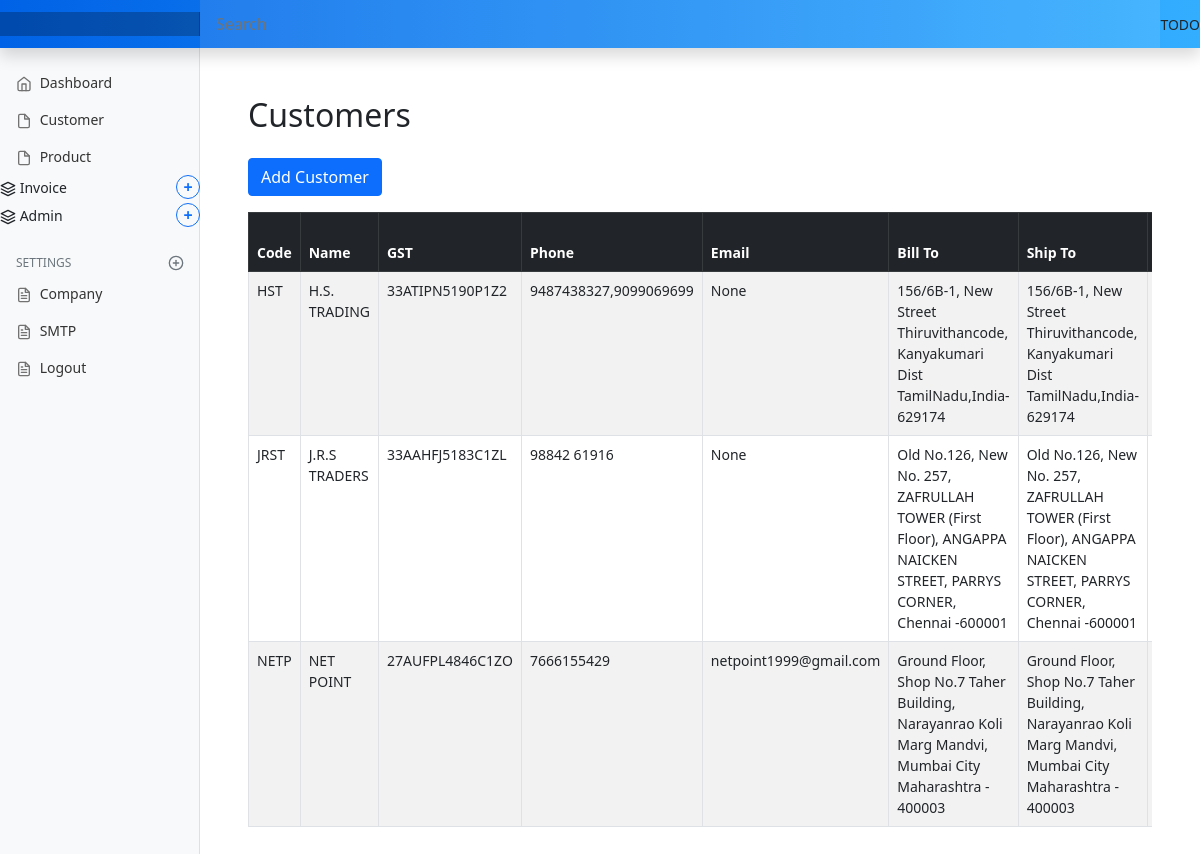
Page /invoice/customer on the committed database.
### marania_invoice_app/models.py (models this page shows, shortened)
class Customer(models.Model):
    code = models.CharField(max_length=50, unique=True, null=False, blank=False)
    name = models.CharField(max_length=255, null=False, blank=False)
    gst = models.CharField(max_length=15, null=True, blank=True)
    phone = models.CharField(max_length=25, null=True, blank=True)
    email = models.EmailField(max_length=255, null=True, blank=True)
    address_bill_to = models.TextField(null=True, blank=True)
    address_ship_to = models.TextField(null=True, blank=True)
    is_within_state = models.BooleanField(default=True)
    price_list_tag = models.CharField(max_length=50, null=True, blank=True)
    created_at = models.DateTimeField(auto_now_add=True)
    updated_at = models.DateTimeField(auto_now=True)

### marania_invoice_app/views.py (the view)
# urls.py: path('customer',views.customer, name='customer'),
def customer(request):
    Customers = Customer.objects.all()
    context = {'form': forms.CustomerForm() ,'customers':Customers}
    return render(request, 'marania_invoice_app/customer.html', context)

### templates/marania_invoice_app/customer.html (shortened to what this page needs)
{% extends 'partials/base.html' %}
{% load static %}
{% load crispy_forms_tags %}
{% block main %}
<main class="col-md-9 ms-sm-auto col-lg-10 px-md-4">
  <div class="container my-5">
  <h2 class="mb-4">Customers</h2>
  <button class="btn btn-primary mb-3" type="button" data-bs-toggle="collapse" data-bs-target="#customerForm" aria-expanded="false">
    Add Customer
  </button>
  <div class="table-responsive">
    <table class="table table-striped table-bordered">
      <thead class="table-dark">
        <tr>
          <th>Code</th>
          <th>Name</th>
          <th>GST</th>
          <th>Phone</th>
          <th>Email</th>
          <th>Bill To</th>
          <th>Ship To</th>
          <th>Within State</th>
        </tr>
      </thead>
      <tbody>
        {% for customer in customers %}
        <tr>
          <td>{{ customer.code }}</td>
          <td>{{ customer.name }}</td>
          <td>{{ customer.gst }}</td>
          <td>{{ customer.phone }}</td>
          <td>{{ customer.email }}</td>
          <td>{{ customer.address_bill_to }}</td>
          <td>{{ customer.address_ship_to }}</td>
          <td>{{ customer.is_within_state|yesno:"Yes,No" }}</td>
        </tr>
        {% empty %}
        <tr>
          <td colspan="13" class="text-center">No customers found.</td>
        </tr>
        {% endfor %}
      </tbody>
    </table>
  </div>
</div>
 </main>
{% endblock %}

### static/assets/css/dashboard.css (style rules this page uses)
body { font-size: .875rem; }

### rows in the picture
Customer: code "HST", name "H.S. TRADING", gst "33ATIPN5190P1Z2", phone "9487438327,9099069699", email "None", address_bill_to "156/6B-1, New Street Thiruvithancode, Kanyakumari Dist TamilNadu,India-629174", address_ship_to "156/6B-1, New Street Thiruvithancode, Kanyakumari Dist TamilNadu,India-629174"
Customer: code "JRST", name "J.R.S TRADERS", gst "33AAHFJ5183C1ZL", phone "98842 61916", email "None", address_bill_to "Old No.126, New No. 257, ZAFRULLAH TOWER (First Floor), ANGAPPA NAICKEN STREET, PARRYS CORNER, Chennai -600001", address_ship_to "Old No.126, New No. 257, ZAFRULLAH TOWER (First Floor), ANGAPPA NAICKEN STREET, PARRYS CORNER, Chennai -600001"
Customer: code "NETP", name "NET POINT", gst "27AUFPL4846C1ZO", phone "7666155429", email "netpoint1999@gmail.com", address_bill_to "Ground Floor, Shop No.7 Taher Building, Narayanrao Koli Marg Mandvi, Mumbai City Maharashtra - 400003", address_ship_to "Ground Floor, Shop No.7 Taher Building, Narayanrao Koli Marg Mandvi, Mumbai City Maharashtra - 400003"
